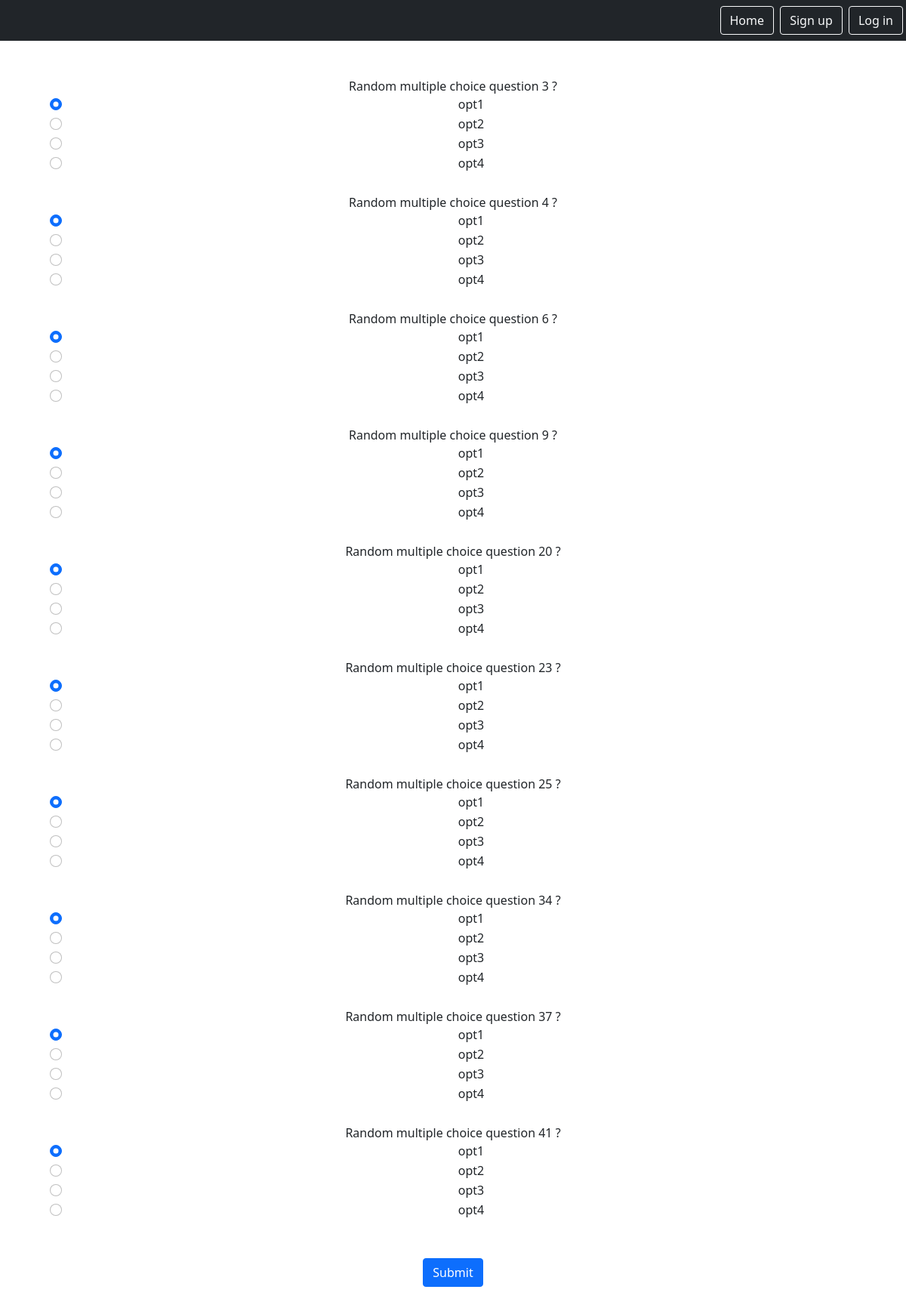
The page /quiz on the database its author committed.
### Quiz/models.py (models this page shows)
class MultQuesModel(models.Model):
    question = models.CharField(max_length=250)
    opt1 = models.CharField(max_length=200,null=True)
    opt2 = models.CharField(max_length=200,null=True)
    opt3 = models.CharField(max_length=200,null=True)
    opt4 = models.CharField(max_length=200,null=True)
    correct_ans = models.CharField(max_length=250)

### Quiz/views.py (the view, shortened to what this page needs)
# urls.py: path('quiz', views.QuizView.as_view(), name='quiz'),
class QuizView(TemplateView):
    template_name = 'Quiz/quiz_page.html'
    multi_questions = []
    def dispatch(self, *args, **kwargs):
        all_multi_ids = MultQuesModel.objects.values_list('id', flat=True)
        all_multi_ids = list(all_multi_ids)
        n = 10
        rand_ids = sample(all_multi_ids, n)
        print(all_multi_ids, rand_ids)
        self.multi_questions = MultQuesModel.objects.filter(id__in=rand_ids)
        return super().dispatch(*args, **kwargs)
    def get(self, request, *args, **kwargs):
        multi_questions = self.multi_questions
        context = {'multi_questions': multi_questions}
        return render(request, self.template_name, context)

### Quiz/templates/Quiz/quiz_page.html (shortened to what this page needs)
{% extends "base.html" %}
{% block content %}
<form method='post' action=''>
    {% for mq  in multi_questions %}
    <div class="form-group">
      <label for="question">{{mq.question}}</label>
    </div>
    <div class="form-check">
        <div class="form-check">
            <input class="form-check-input" type="radio" name="{{mq.question}}" id="gridRadios1" value="option1" checked>
            <label class="form-check-label" for="gridRadios1">
                {{mq.opt1}}
            </label>
        </div>
        <div class="form-check">
            <input class="form-check-input" type="radio" name="{{mq.question}}" id="gridRadios2" value="option2">
            <label class="form-check-label" for="gridRadios2">
                {{mq.opt2}}
            </label>
        </div>
        <div class="form-check">
            <input class="form-check-input" type="radio" name="{{mq.question}}" id="gridRadios1" value="option3">
            <label class="form-check-label" for="gridRadios1">
                {{mq.opt3}}
            </label>
        </div>
        <div class="form-check">
            <input class="form-check-input" type="radio" name="{{mq.question}}" id="gridRadios2" value="option4">
            <label class="form-check-label" for="gridRadios2">
                {{mq.opt4}}
            </label>
        </div>
        <br>
    </div>
    {% endfor %}
    <br>
    <button type="submit" class="btn btn-primary">Submit</button>
  </form>
{% endblock %}

### static/templates/base.html (shortened to what this page needs)
{% load static %}
<html>
    <head>
        <link href="https://cdn.jsdelivr.net/npm/bootstrap@5.0.2/dist/css/bootstrap.min.css" rel="stylesheet">
    </head>
    <body>
        <nav class="navbar navbar-dark bg-dark">
            <div class="ms-auto">
                <a href="{% url 'home' %}" class="btn btn-outline-light me-1">Home</a>
                {% if user.is_authenticated %}
                <a href="{% url 'logout' %}" class="btn btn-outline-light me-1">Logout</a>
                {% else %}
                <a href="{% url 'signup' %}" class="btn btn-outline-light me-1">Sign up</a>
                <a href="{% url 'login' %}" class="btn btn-outline-light me-1">Log in</a>
                {% endif %}
            </div>
        </nav>
        <div class="my-5 text-center container">
            {% block content %}
            {% endblock %}
        </div>
    </body>
</html>

### rows shown on the page
MultQuesModel: question "Random multiple choice question 3 ?", opt1 "opt1", opt2 "opt2", opt3 "opt3", opt4 "opt4"
MultQuesModel: question "Random multiple choice question 4 ?", opt1 "opt1", opt2 "opt2", opt3 "opt3", opt4 "opt4"
MultQuesModel: question "Random multiple choice question 6 ?", opt1 "opt1", opt2 "opt2", opt3 "opt3", opt4 "opt4"
MultQuesModel: question "Random multiple choice question 9 ?", opt1 "opt1", opt2 "opt2", opt3 "opt3", opt4 "opt4"
MultQuesModel: question "Random multiple choice question 20 ?", opt1 "opt1", opt2 "opt2", opt3 "opt3", opt4 "opt4"
MultQuesModel: question "Random multiple choice question 23 ?", opt1 "opt1", opt2 "opt2", opt3 "opt3", opt4 "opt4"
MultQuesModel: question "Random multiple choice question 25 ?", opt1 "opt1", opt2 "opt2", opt3 "opt3", opt4 "opt4"
MultQuesModel: question "Random multiple choice question 34 ?", opt1 "opt1", opt2 "opt2", opt3 "opt3", opt4 "opt4"
MultQuesModel: question "Random multiple choice question 37 ?", opt1 "opt1", opt2 "opt2", opt3 "opt3", opt4 "opt4"
MultQuesModel: question "Random multiple choice question 41 ?", opt1 "opt1", opt2 "opt2", opt3 "opt3", opt4 "opt4"
